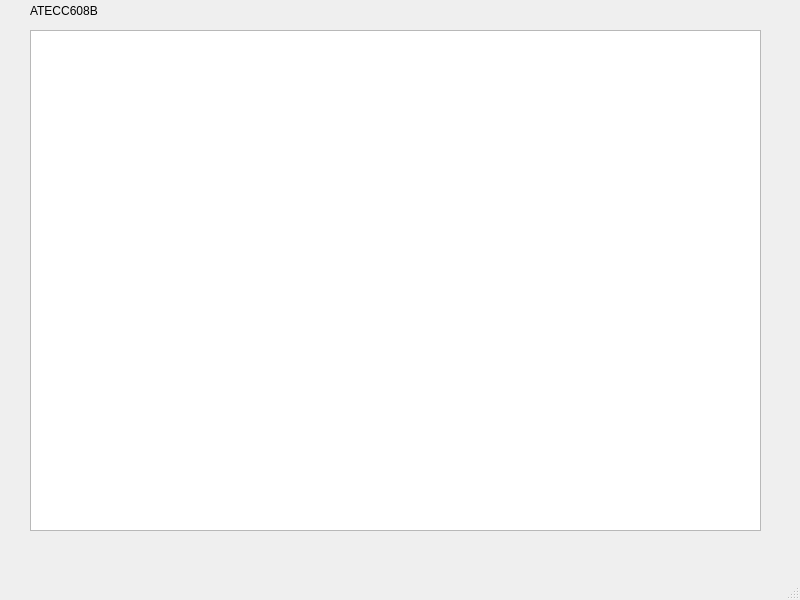
<?xml version="1.0" encoding="UTF-8"?>
<ui version="4.0">
 <class>CGUI</class>
 <widget class="QMainWindow" name="CGUI">
  <property name="geometry">
   <rect>
    <x>0</x>
    <y>0</y>
    <width>800</width>
    <height>600</height>
   </rect>
  </property>
  <property name="windowTitle">
   <string>CGUI</string>
  </property>
  <widget class="QWidget" name="centralwidget">
   <widget class="QTextEdit" name="teStatus">
    <property name="geometry">
     <rect>
      <x>30</x>
      <y>30</y>
      <width>731</width>
      <height>501</height>
     </rect>
    </property>
   </widget>
   <widget class="QLabel" name="label">
    <property name="geometry">
     <rect>
      <x>30</x>
      <y>0</y>
      <width>221</width>
      <height>22</height>
     </rect>
    </property>
    <property name="text">
     <string>ATECC608B</string>
    </property>
   </widget>
  </widget>
  <widget class="QMenuBar" name="menubar">
   <property name="geometry">
    <rect>
     <x>0</x>
     <y>0</y>
     <width>800</width>
     <height>27</height>
    </rect>
   </property>
  </widget>
  <widget class="QStatusBar" name="statusbar"/>
 </widget>
 <resources/>
 <connections/>
</ui>
